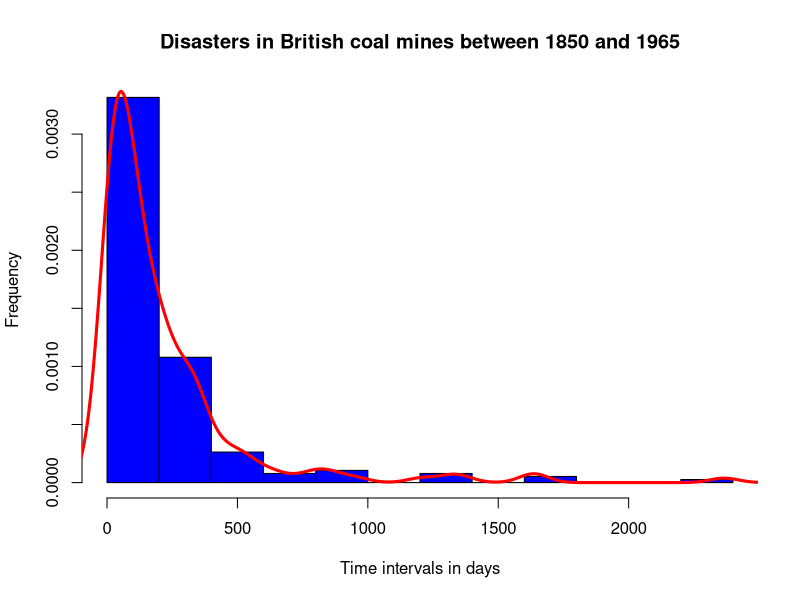

Write R code to recreate this figure.
#Task_3
#In the text file coal data.txt you find the time intervals in days between disasters in British coal
#mines between 1850 and 1965.

#a)Load the data into R and visualize the empirical distribution via a histogram. Also draw a
#kernel density estimte for the underlying distribution. What do you observe regarding the
#(shape of the) distribution?

#Loading the data from coal_data.txt
coal_data = scan("coal_data.txt")

#Empirical distribution of data via histogram
hist(coal_data, 
     main = "Disasters in British coal mines between 1850 and 1965",
     xlab = "Time intervals in days",
     ylab = "Frequency",
     freq = FALSE,
     col = "blue",
     border = "black",
     breaks = 16)

#kernel density estimate
lines(density(coal_data), main = "Kernel Density Estimate", xlab = "Time intervals in days", ylab = "Density", col = "red", lwd = 3)

#Observations:
#The shape of the KDE looks like log normal distribution.
#From the overall data distribution and shape of the KDE, we can identify the distribution as unimodal(one peak).
#The distribution is asymmetric KDE.



#b) Compute a confidence interval for the mean value of days between two disasters for 
#confidence level of 95%.

#No. of items in the file coal_data.txt
n = 190

#Calculate the sample mean 
sample_mean <- mean(coal_data)

#Calculate the standard deviation
sample_sd <- sd(coal_data)

#Set the confidence level
confidence_level <- 0.95

#significance level (1 - confidence_level)
alpha = 0.05

#calculate confidence interval
confidence_interval = c(sample_mean - (sample_sd/sqrt(n)) * qt(1-(alpha/2), n-1),
                        sample_mean + (sample_sd/sqrt(n)) * qt(1-(alpha/2), n-1))

confidence_interval
#95% confidence interval ranges between 168.5473 and 258.2948.

